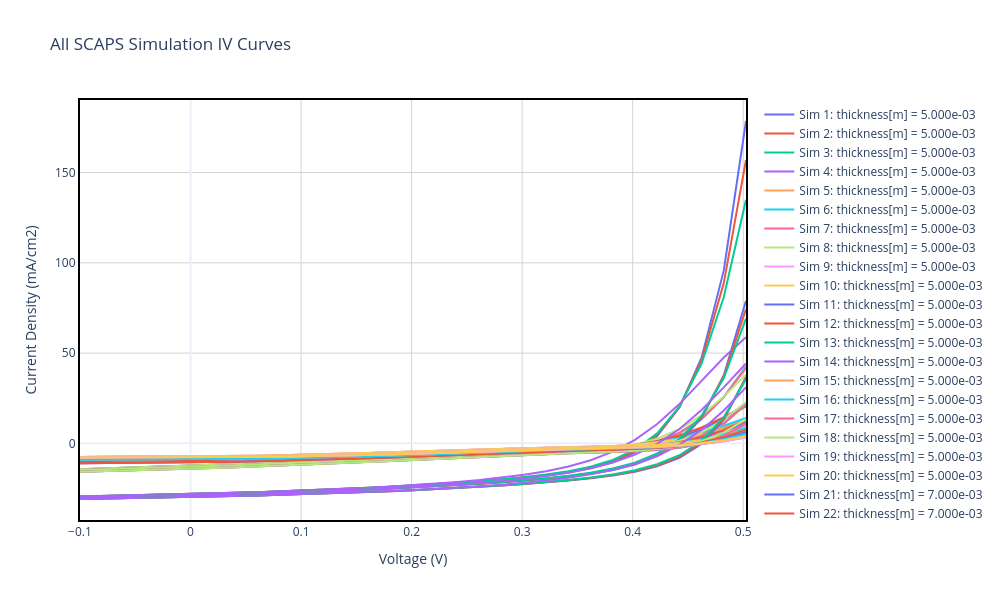

The cell this chart's notebook holds for it:
### Markdown cell above
## Section 3: SCAPS Simulations Overview

### What is SCAPS?
**SCAPS** (Solar Cell Capacitance Simulator) is a specialized software tool developed at Ghent University for simulating the electrical behavior of thin-film photovoltaic devices. It solves Poisson's equation and the continuity equations in a multi-layer semiconductor structure to predict device performance under certain test conditions.

### SCAPS Simulation Methodology
SCAPS performs detailed numerical simulations of solar cells by:

1. **Device Architecture Definition**: Specifies material layers, thickness, doping levels, and defect parameters
2. **Physical Parameters**: Sets electron and hole transport properties, recombination mechanisms, and optical characteristics
3. **Numerical Solution**: Solves coupled differential equations:
   - **Poisson Equation**: $\frac{d^2\phi}{dx^2} = -\frac{q}{\varepsilon_0\varepsilon_r}(p - n + N_D^+ - N_A^-)$
   - **Continuity Equations**: 
     - Electrons: $\frac{\partial n}{\partial t} = \frac{1}{q}\frac{\partial J_n}{\partial x} - (U - G)$
     - Holes: $\frac{\partial p}{\partial t} = - \frac{1}{q}\frac{\partial J_p}{\partial x} - (U - G)$

   where $\phi$ is electrostatic potential, $q$ is elementary charge, $n$ and $p$ are electron and hole concentrations, $J_n$ and $J_p$ are current densities, $G$ is generation rate, and $U$ is recombination rate.

4. **I-V Characteristics**: Calculates the J-V curve by sweeping applied voltage and computing resulting current

### Key Physical Processes in SCAPS
- **Photocurrent Generation**: Incident photons with energy > bandgap create electron-hole pairs
- **Carrier Transport**: Electrons and holes drift under electric field and diffuse down concentration gradients
- **Recombination**: Losses from multiple recombination mechanisms (radiative, Auger, defect-assisted SRH)
- **Interface Effects**: Band alignment, interfacial defects, and charge extraction barriers

### Output from SCAPS
SCAPS generates J-V curves showing current density (mA/cm²) as a function of applied voltage (V), along with derived parameters: $V_{oc}$, $J_{sc}$, and efficiency $\eta$. Multiple simulations with varied parameters (e.g., thickness, doping, defect density) help identify optimal device configurations.

In this Simulation standard conditions were used (STC: 1000 W/m², AM1.5 spectrum, 25°C).

### Code cell
# Helper function to read SCAPS .iv file
def read_scaps_iv_file(file_path):
    """
    Parse SCAPS .iv file with tab-separated or fixed-width columns.
    Returns a list of simulations with their data.
    """
    with open(file_path, 'r', encoding='utf-8', errors='ignore') as f:
        content = f.read()
    
    # Split by major sections: each simulation starts with "Batch parameters"
    sections = content.split('**Batch parameters**')
    simulations = []
    
    for section_idx, section in enumerate(sections[1:]):  # Skip first empty section
        sim_dict = {}
        lines = section.split('\n')
        
        # Extract ALL batch parameters (continue until we hit the data table header)
        batch_params = []
        for i in range(len(lines)):  # Check ALL lines until data table
            param_line = lines[i].strip()
            if not param_line:
                continue
            # Stop if we hit the data table header
            if 'v(V)' in param_line:
                break
            # Extract parameter
            if ':' in param_line:
                parts = param_line.split(':', 1)  # Split only on first colon
                if len(parts) >= 2:
                    param_name = parts[0].strip()
                    param_val = parts[1].strip()
                    batch_params.append((param_name, param_val))
        
        sim_dict['batch_params'] = batch_params
        
        # Find the data table header (line with "v(V)" and "jtot")
        data_start = -1
        for i, line in enumerate(lines):
            if 'v(V)' in line and 'jtot' in line:
                data_start = i + 1
                break
        
        if data_start == -1:
            continue
        
        # Extract data lines AND performance parameters
        iv_data = {'v': [], 'j': []}
        voc = jsc = ff = eta = np.nan
        
        for i in range(data_start, len(lines)):
            line = lines[i].strip()
            
            # Skip empty lines
            if not line:
                continue
            
            # Check for performance parameters
            if 'Voc' in line and '=' in line:
                try:
                    # Extract value after "="
                    value_part = line.split('=')[1].strip()
                    voc = float(value_part.split()[0])
                except (ValueError, IndexError):
                    pass
                continue
            
            if 'Jsc' in line and '=' in line:
                try:
                    value_part = line.split('=')[1].strip()
                    jsc = float(value_part.split()[0])
                except (ValueError, IndexError):
                    pass
                continue
            
            if 'FF' in line and '=' in line:
                try:
                    value_part = line.split('=')[1].strip()
                    ff = float(value_part.split()[0])
                except (ValueError, IndexError):
                    pass
                continue
            
            if 'eta' in line and '=' in line:
                try:
                    value_part = line.split('=')[1].strip()
                    eta = float(value_part.split()[0])
                except (ValueError, IndexError):
                    pass
                continue
            
            # Try to parse as numerical data (voltage/current pair)
            try:
                # Split by whitespace (handles both spaces and tabs)
                parts = line.split()
                if len(parts) >= 2:
                    # Try to parse first two columns as v and j
                    v_val = float(parts[0])
                    j_val = float(parts[1])
                    iv_data['v'].append(v_val)
                    iv_data['j'].append(j_val)
            except (ValueError, IndexError):
                # Not a data line, skip
                pass
        
        # Store data
        sim_dict['v(V)'] = np.array(iv_data['v'])
        sim_dict['jtot(mA/cm2)'] = np.array(iv_data['j'])
        sim_dict['Voc'] = voc
        sim_dict['Jsc'] = jsc
        sim_dict['FF'] = ff
        sim_dict['eta'] = eta
        
        # Create readable label - extract just the value from batch parameter
        # Format: "Defect Density = 1e+10" or similar
        if batch_params:
            param_name = batch_params[0][0]
            param_val = batch_params[0][1]
            
            # Extract just the numerical value and unit if present
            # e.g., "1.000e+10" from the value
            # Try to get just the number part
            val_parts = param_val.split()
            if val_parts:
                numeric_val = val_parts[0]  # Get the first part (the number)
            else:
                numeric_val = param_val
            
            # Extract the key parameter name (e.g., "total defect density")
            if '>>' in param_name:
                # Get the last part after >>
                key_name = param_name.split('>>')[-1].strip()
            else:
                key_name = param_name
            
            # Shorten the parameter name
            if 'total defect density' in key_name.lower():
                key_name = 'Defect Density'
            
            label = f"{key_name} = {numeric_val}"
        else:
            label = f"Simulation {section_idx+1}"
        
        sim_dict['label'] = label
        
        # Only add if we have data
        if len(iv_data['v']) > 0:
            simulations.append(sim_dict)
    
    return simulations

# Read the SCAPS file
sim_file = "C:/Users/jp_ol/OneDrive/Ambiente de Trabalho/TESE/Data_Analysis/data/CdS3_2/CdS3_2_binter_bMoSe2_bCdSd.iv"
scaps_data = read_scaps_iv_file(sim_file)

# Format for downstream use
if len(scaps_data) == 0:
    print("⚠️ No SCAPS simulation data found in the file.")
else:
    scaps_data_formatted = []
    for sim in scaps_data:
        scaps_data_formatted.append({
            'label': sim['label'],
            'batch_params': sim['batch_params'],
            'v(V)': sim['v(V)'],
            'jtot(mA/cm2)': sim['jtot(mA/cm2)'],
            'Voc': sim['Voc'],
            'Jsc': sim['Jsc'],
            'FF': sim['FF'],
            'eta': sim['eta']
        })
    scaps_data = scaps_data_formatted
    
    # RESULTS TABLE
    print("\n" + "="*110)
    print("=== EXTRACTED SCAPS PARAMETERS SUMMARY ===")
    print("="*110)
    
    # Format batch parameters as readable strings
    def format_batch_params_for_display(batch_params):
        """Convert batch params list to formatted string"""
        if not batch_params:
            return "N/A"
        param_strs = []
        for param_name, param_val in batch_params:
            # Extract readable name (after >> if present)
            short_name = param_name.split(">>")[-1].strip() if ">>" in param_name else param_name
            param_strs.append(f"{short_name}: {param_val}")
        return " | ".join(param_strs)
    
    summary_df = pd.DataFrame([{
        'Simulation ID': d['label'], 
        'Batch Parameters': format_batch_params_for_display(d['batch_params']),
        'Voc (V)': f"{d['Voc']:.6f}", 
        'Jsc (mA/cm²)': f"{d['Jsc']:.4f}", 
        'FF (%)': f"{d['FF']:.4f}", 
        'η (%)': f"{d['eta']:.4f}"
    } for d in scaps_data])
    
    # Display with wider column width
    pd.set_option('display.max_columns', None)
    pd.set_option('display.max_colwidth', None)
    pd.set_option('display.width', None)
    display(summary_df)
    print("="*110)
    
    # Print batch parameters in detail below the table for full visibility
    print("\n📋 DETAILED BATCH PARAMETERS FOR EACH SIMULATION:")
    print("="*110)
    for i, d in enumerate(scaps_data):
        print(f"\n🔹 Simulation {i+1}: {d['label']}")
        if d['batch_params']:
            for param_name, param_val in d['batch_params']:
                print(f"   {param_name}: {param_val}")
        else:
            print("   (No batch parameters found)")
    print("="*110)

    # Compute experimental limits
    EXP_V_MAX = exp_data['v(V)'].max()
    EXP_J_MAX = exp_data['jtot(mA/cm2)'].max()

    # PLOT 2: ALL SIMULATIONS
    fig2 = go.Figure()
    for i, d in enumerate(scaps_data):
        v_filtered = d['v(V)']
        j_filtered = d['jtot(mA/cm2)']
        
        hover_text = f"<b>{d['label']}</b><br>Voc: {d['Voc']:.6f} V<br>Jsc: {d['Jsc']:.4f} mA/cm²<br>FF: {d['FF']:.4f} %<br>η: {d['eta']:.4f} %"
        legend_name = f"Sim {i+1}: {d['label']}"
        
        fig2.add_trace(go.Scatter(
            x=v_filtered, y=j_filtered, mode='lines', 
            name=legend_name, hoverinfo='text', hovertext=hover_text
        ))

    fig2.update_xaxes(showline=True, linewidth=2, linecolor='black', mirror=True)
    fig2.update_yaxes(showline=True, linewidth=2, linecolor='black', mirror=True)
    fig2.update_layout(
        title='All SCAPS Simulation IV Curves',
        xaxis_title='Voltage (V)', yaxis_title='Current Density (mA/cm2)',
        hovermode='closest', template='plotly_white', width=1000, height=600,
        plot_bgcolor='white',
        xaxis=dict(showgrid=True, gridwidth=1, gridcolor='lightgray'),
        yaxis=dict(showgrid=True, gridwidth=1, gridcolor='lightgray')
    )
    fig2.show()
    fig2.write_image(os.path.join(plots_dir, 'All_Simulations.png'), width=1000, height=600)
    print(f"\n✅ Saved Plot 2 to {plots_dir}/All_Simulations.png")
